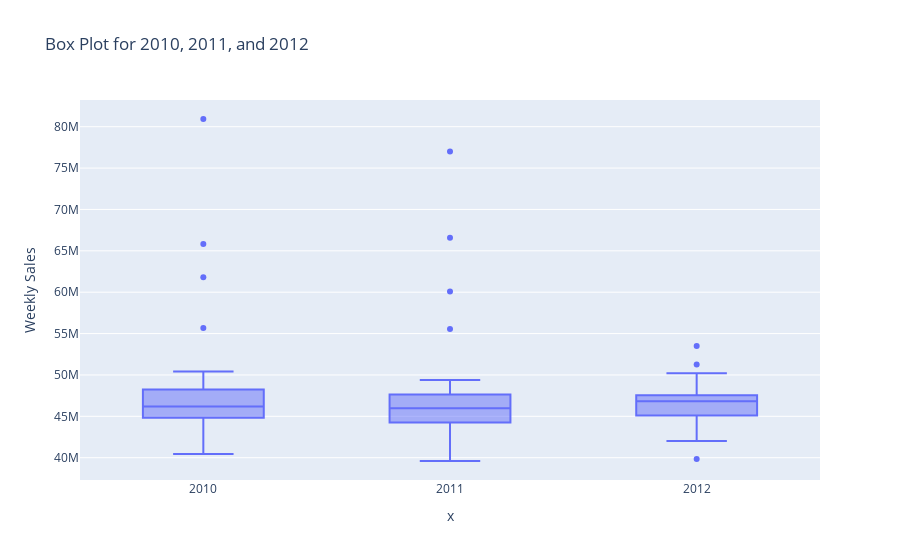

The code cell stored with this chart in its notebook:
### Code cell
px.box(combined_data, x=combined_data.index.get_level_values(0), y='Weekly_Sales',
             labels={'Weekly_Sales': 'Weekly Sales', 'level_0': 'Year'},
             title='Box Plot for 2010, 2011, and 2012')

### Figure 1 — Plotly figure (JSON) as saved in the notebook; plotly's stock layout.template omitted (floating-point values rounded to 4 significant figures; data arrays with more than 128 entries replaced by an {"elided": "..."} marker saying what was removed)
{"data": [{"alignmentgroup": "True", "hovertemplate": "x=%{x}<br>Weekly Sales=%{y}<extra></extra>", "legendgroup": "", "marker": {"color": "#636efa"}, "name": "", "notched": false, "offsetgroup": "", "orientation": "v", "showlegend": false, "type": "box", "x": {"elided": "143 str values"}, "x0": " ", "xaxis": "x", "y": {"elided": "143 float values"}, "y0": " ", "yaxis": "y"}], "layout": {"boxmode": "group", "legend": {"tracegroupgap": 0}, "title": {"text": "Box Plot for 2010, 2011, and 2012"}, "xaxis": {"anchor": "y", "domain": [0, 1], "title": {"text": "x"}}, "yaxis": {"anchor": "x", "domain": [0, 1], "title": {"text": "Weekly Sales"}}}}
